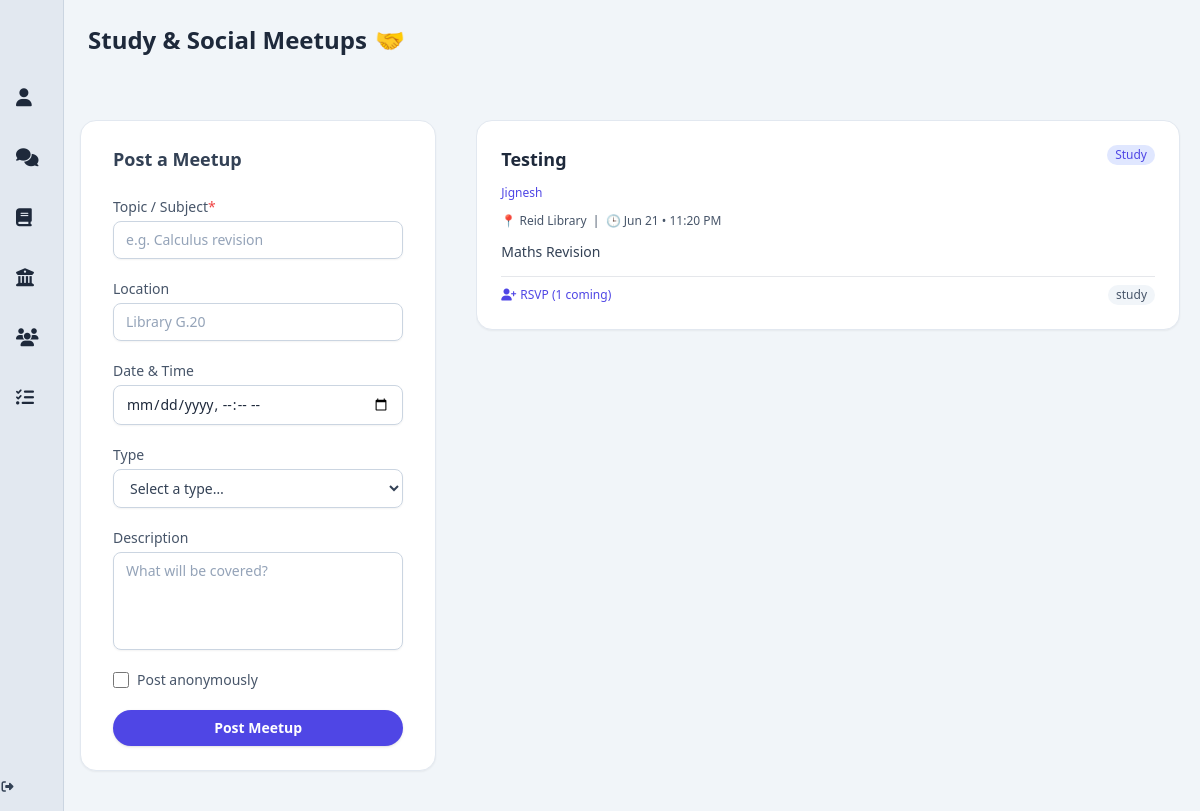
The page /study-groups on the database as committed earlier.
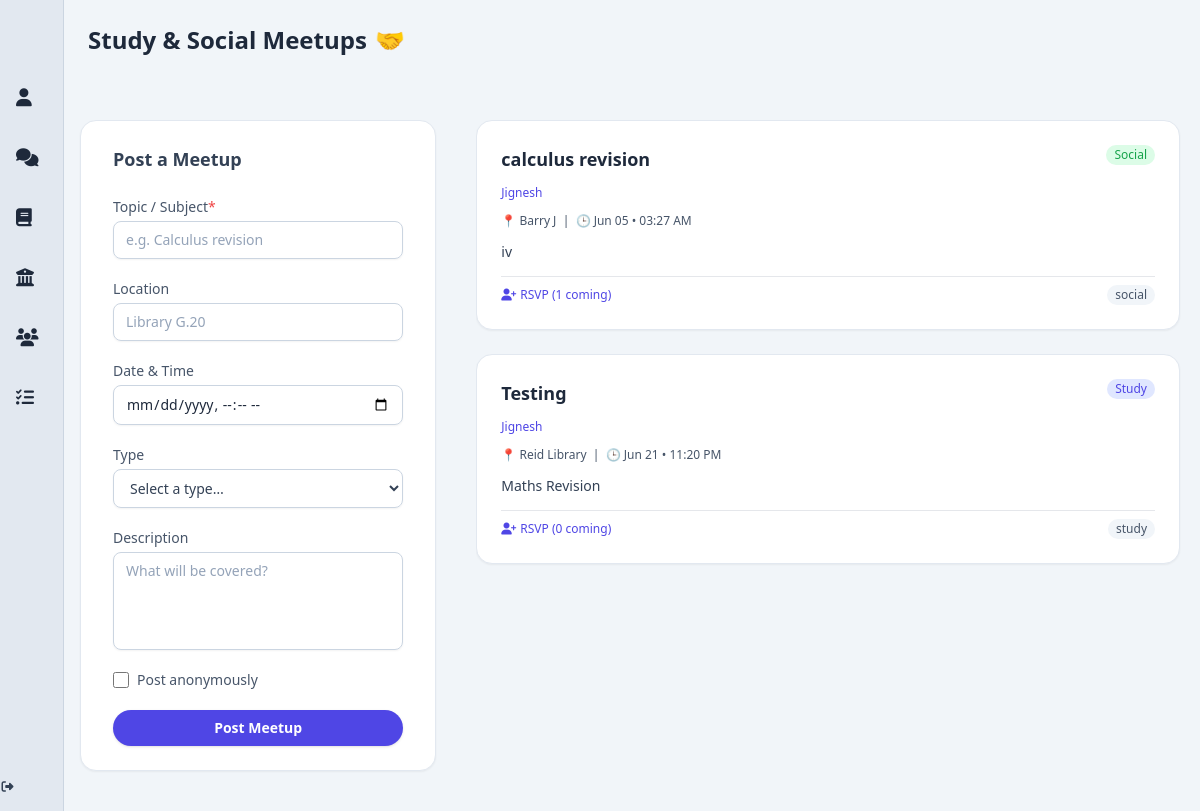
The same page on the database as committed later.
### app/models.py (models this page shows, shortened)
class Meetup(db.Model):
    __tablename__ = 'meetups'
    id = db.Column(db.Integer, primary_key=True)
    title = db.Column(db.String(200), nullable=False)
    description = db.Column(db.Text, nullable=False)
    location = db.Column(db.String(200))
    time = db.Column(db.DateTime)
    rsvp_count = db.Column(db.Integer, default=0)
    type = db.Column(db.String(50))
    created_at = db.Column(db.DateTime, default=db.func.now())
    user_id = db.Column(db.Integer, db.ForeignKey('users.id', ondelete='SET NULL'), nullable=True)
    user = db.relationship('User', backref='meetups')
    rsvped_users = db.relationship(
        'User',
        secondary=meetup_rsvps,
        backref='rsvped_meetups'
    )

class User(db.Model, UserMixin):
    __tablename__ = 'users'
    id = db.Column(db.Integer, primary_key=True)
    display_name = db.Column(db.String(100))
    student_number = db.Column(db.String(50), nullable=False)
    email = db.Column(db.String(120), unique=True, nullable=False)
    password_hash = db.Column(db.String(128), nullable=False)
    bio = db.Column(db.Text)
    job_title = db.Column(db.String(100))
    phone = db.Column(db.String(20))
    university = db.Column(db.String(100))
    faculty = db.Column(db.String(100))
    major = db.Column(db.String(100))
    quote = db.Column(db.Text)
    skills = db.Column(db.Text)
    profile_picture = db.Column(db.String(255))
    cover_picture = db.Column(db.String(255))
    created_at = db.Column(db.DateTime, default=db.func.now())
    committees = db.relationship('Committee', secondary=user_committees, backref='members', lazy='dynamic')
    posts = db.relationship('Post', backref='author', cascade='all, delete-orphan', passive_deletes=True, lazy='dynamic')
    comments = db.relationship('Comment', backref='author', cascade='all, delete-orphan', passive_deletes=True, lazy='dynamic')
    liked_posts = db.relationship('Post', secondary=post_likes, backref=db.backref('likers', lazy='dynamic'))
    followers = db.relationship(
        'User', secondary=user_followers,
        primaryjoin=(user_followers.c.followed_id == id),
        secondaryjoin=(user_followers.c.follower_id == id),
        backref=db.backref('following', lazy='dynamic'),
        lazy='dynamic'
    )
    @property
    def skills_list(self):
        return [skill.strip() for skill in self.skills.split(',')] if self.skills else []

### app/routes.py (the view)
@bp.route('/study-groups')
def study_groups():
    meetups = Meetup.query.all()
    meetups.sort(key=lambda m: len(m.rsvped_users), reverse=True)
    return render_template('study_group.html', meetups=meetups)

### app/templates/study_group.html (shortened to what this page needs)
{% extends "base.html" %}
{% block content %}
<div class="w-full bg-slate-100 text-slate-800 py-6 px-6 flex items-center gap-2">
  <h1 class="text-2xl font-bold">Study &amp; Social Meetups</h1>
  <span class="text-2xl">🤝</span>
</div>
<div class="py-10 px-4 bg-slate-100">
  <div class="max-w-6xl mx-auto flex flex-col lg:flex-row gap-10">
    <aside
      class="w-full lg:w-1/3 bg-white border border-slate-200 rounded-2xl shadow-sm px-8 py-6 flex flex-col gap-6 sticky top-6">
      <h2 class="text-lg font-semibold text-slate-700">Post a Meetup</h2>
      <form action="/study-groups/new" method="POST" class="flex flex-col gap-5 text-sm">
        <label class="flex flex-col gap-1">
          <span class="font-medium text-slate-600">Topic / Subject<span class="text-red-500">*</span></span>
          <input name="title" type="text" required
                 class="w-full rounded-lg border border-slate-300 bg-white/90 px-3 py-2 shadow-sm placeholder-slate-400 focus:border-indigo-500 focus:ring-2 focus:ring-indigo-300/40 transition" placeholder="e.g. Calculus revision" />
        </label>
        <label class="flex flex-col gap-1">
          <span class="font-medium text-slate-600">Location</span>
          <input name="location" type="text" placeholder="Library G.20"
                 class="w-full rounded-lg border border-slate-300 bg-white/90 px-3 py-2 shadow-sm placeholder-slate-400 focus:border-indigo-500 focus:ring-2 focus:ring-indigo-300/40 transition" />
        </label>
        <label class="flex flex-col gap-1">
          <span class="font-medium text-slate-600">Date &amp; Time</span>
          <input name="time" type="datetime-local"
                 class="w-full rounded-lg border border-slate-300 bg-white/90 px-3 py-2 shadow-sm placeholder-slate-400 focus:border-indigo-500 focus:ring-2 focus:ring-indigo-300/40 transition" />
        </label>
        <label class="flex flex-col gap-1">
          <span class="font-medium text-slate-600">Type</span>
          <select name="type"
                  class="w-full rounded-lg border border-slate-300 bg-white/90 px-3 py-2 shadow-sm text-slate-700 focus:border-indigo-500 focus:ring-2 focus:ring-indigo-300/40 transition">
            <option value="">Select a type…</option>
          </select>
        </label>
        <label class="flex flex-col gap-1">
          <span class="font-medium text-slate-600">Description</span>
          <textarea name="description" rows="4" placeholder="What will be covered?"
                    class="w-full rounded-lg border border-slate-300 bg-white/90 px-3 py-2 shadow-sm placeholder-slate-400 resize-none focus:border-indigo-500 focus:ring-2 focus:ring-indigo-300/40 transition"></textarea>
        </label>
        <label class="flex items-center gap-2 text-sm text-slate-600 select-none">
          <input type="checkbox" id="anonymous" name="anonymous"
                 class="shrink-0 h-4 w-4 rounded border-slate-300 text-indigo-600 focus:ring-indigo-500">
          Post anonymously
        </label>
        <button type="submit"
                class="bg-indigo-600 hover:bg-indigo-700 text-white font-semibold py-2 rounded-full shadow transition">
          Post Meetup
        </button>
      </form>
    </aside>
    <section class="w-full lg:w-2/3 max-h-[80vh] overflow-y-auto pr-1 space-y-6">
      {% for meetup in meetups %}
        <article id="meetup-{{ meetup.id }}"
                 class="relative bg-white border border-slate-200 rounded-2xl shadow-sm p-6 flex flex-col gap-3">
          <header class="flex items-start justify-between">
            <h3 class="text-lg font-semibold text-slate-800">{{ meetup.title }}</h3>
            <span class="px-2 py-0.5 rounded-full text-xs
              {% if meetup.type == 'Study' %} bg-indigo-100 text-indigo-600
              {% elif meetup.type == 'Social' %} bg-green-100 text-green-600
              {% else %} bg-slate-100 text-slate-600 {% endif %}">
              {{ meetup.type }}
            </span>
          </header>
          {% if not meetup.user or anonymous %}
            <span class="text-xs text-slate-400 italic">Anonymous</span>
          {% else %}
            <a href="#" class="text-xs text-indigo-600 hover:underline">{{ meetup.user.display_name }}</a>
          {% endif %}
          <p class="text-xs text-slate-600">
            📍 {{ meetup.location or "TBA" }} &nbsp;|&nbsp;
            🕒 {% if meetup.time %}{{ meetup.time.strftime('%b %d • %I:%M %p') }}{% else %}TBA{% endif %}
          </p>
          <p class="text-slate-700 text-sm leading-relaxed">{{ meetup.description }}</p>
          <footer class="flex items-center justify-between pt-2 border-t text-xs text-slate-600">
            <button onclick="toggleRSVP({{ meetup.id }})"
                    class="flex items-center gap-1 text-indigo-600 hover:underline transition font-medium"
                    id="rsvp-btn-{{ meetup.id }}">
              <i class="fas fa-user-plus"></i>
              <span id="rsvp-count-{{ meetup.id }}">RSVP ({{ meetup.rsvped_users | length }} coming)</span>
            </button>
            <div class="flex flex-wrap gap-1">
              <span class="bg-slate-100 px-2 py-0.5 rounded-full lowercase">{{ meetup.type }}</span>
            </div>
          </footer>
        </article>
      {% else %}
        <p class="text-center text-gray-500 italic">No meetups posted yet.</p>
      {% endfor %}
    </section>
  </div>
</div>
{% endblock %}

### app/templates/base.html (shortened to what this page needs)
<!DOCTYPE html>
<html lang="en">
  <head>
    <script src="https://cdn.tailwindcss.com"></script>
    <link rel="stylesheet" href="https://cdnjs.cloudflare.com/ajax/libs/font-awesome/6.5.0/css/all.min.css" />
  </head>
  <body class="bg-slate-50 text-slate-800">
    <div class="flex min-h-screen overflow-hidden">
      <aside class="group flex flex-col bg-slate-200 shadow-lg transition-all duration-300 w-16 hover:w-64 overflow-hidden border-r border-slate-300">
        <nav class="flex-1 flex flex-col space-y-2 items-start">
          <a href="{{ url_for('routes.profile_landing_page') }}" class="flex items-center space-x-3 pl-4 p-3 hover:bg-indigo-100 hover:text-indigo-600 transition rounded w-full">
            <i class="fas fa-user text-lg"></i>
          </a>
          <a href="{{ url_for('routes.landing_forums') }}" class="flex items-center space-x-3 pl-4 p-3 hover:bg-indigo-100 hover:text-indigo-600 transition rounded w-full">
            <i class="fas fa-comments text-lg"></i>
          </a>
          <a href="{{ url_for('routes.units_chat') }}" class="flex items-center space-x-3 pl-4 p-3 hover:bg-indigo-100 hover:text-indigo-600 transition rounded w-full">
            <i class="fas fa-book text-lg"></i>
          </a>
          <a href="{{ url_for('routes.committee_chat') }}" class="flex items-center space-x-3 pl-4 p-3 hover:bg-indigo-100 hover:text-indigo-600 transition rounded w-full">
            <i class="fas fa-university text-lg"></i>
          </a>
          <a href="{{ url_for('routes.study_groups') }}" class="flex items-center space-x-3 pl-4 p-3 hover:bg-indigo-100 hover:text-indigo-600 transition rounded w-full">
            <i class="fas fa-users text-lg"></i>
          </a>
          <a href="{{ url_for('routes.group_assignments') }}" class="flex items-center space-x-3 pl-4 p-3 hover:bg-indigo-100 hover:text-indigo-600 transition rounded w-full">
            <i class="fas fa-tasks text-lg"></i>
          </a>
        </nav>
        <a href="{{ url_for('routes.logout') }}" class="mt-auto mb-4 flex items-center justify-center text-xs text-slate-700 hover:text-red-600 transition-opacity duration-300 w-full">
          <i class="fas fa-sign-out-alt mr-2"></i>
        </a>
      </aside>
      <main class="flex-1 bg-slate-100 min-h-screen flex flex-col">
        {% block content %}{% endblock %}
      </main>
    </div>
  </body>
</html>

Rows that differ between the two databases and show on the page:
added Meetup: title "calculus revision", type "Social", user.display_name "Jignesh", location "Barry J", time "Jun 05 • 03:27 AM", description "iv", rsvped_users|length "1", type "social"
computed for Meetup "Testing": rsvped_users|length "1" → "0"
